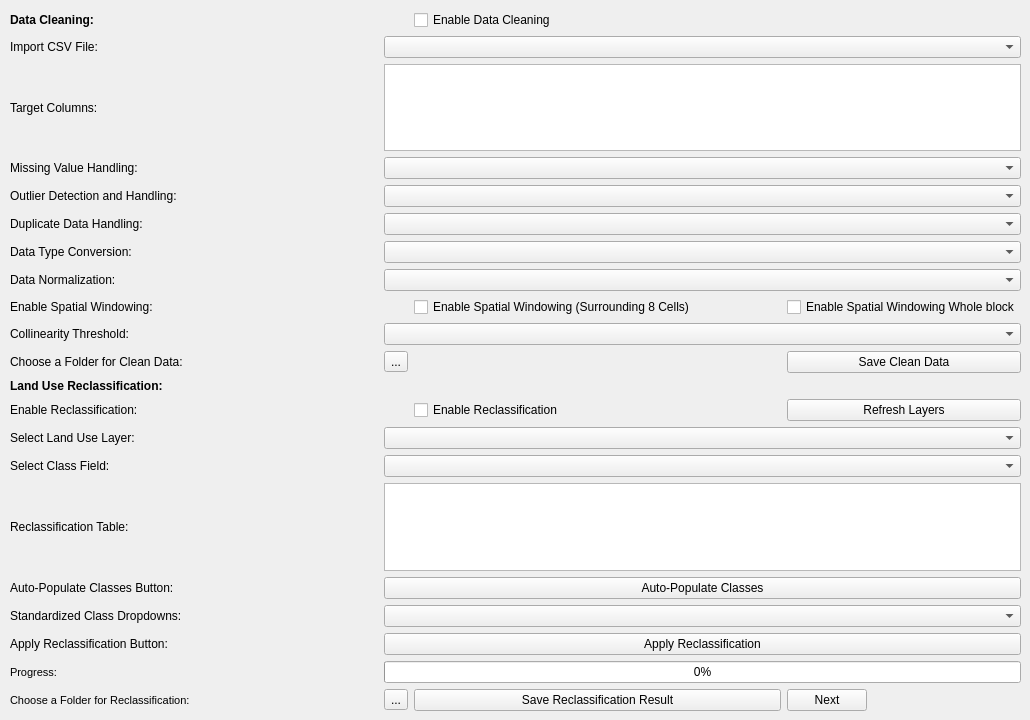
   <widget class="QWidget" name="tDataQualityCleaning">
    <attribute name="title">
     <string>Data Quality Cleaning</string>
    </attribute>
    <widget class="QWidget" name="gridLayoutWidget_4">
     <property name="geometry">
      <rect>
       <x>10</x>
       <y>10</y>
       <width>1011</width>
       <height>701</height>
      </rect>
     </property>
     <layout class="QGridLayout" name="gLDataQualityCleaning">
      <item row="4" column="0">
       <widget class="QLabel" name="lOutlierDetectionHandling">
        <property name="text">
         <string>Outlier Detection and Handling:</string>
        </property>
       </widget>
      </item>
      <item row="5" column="1" colspan="3">
       <widget class="QComboBox" name="cBDuplicateDataHandling"/>
      </item>
      <item row="9" column="0">
       <widget class="QLabel" name="lCollinearityThreshold">
        <property name="text">
         <string>Collinearity Threshold:</string>
        </property>
       </widget>
      </item>
      <item row="20" column="1" colspan="3">
       <widget class="QProgressBar" name="pBDataCleaning">
        <property name="value">
         <number>0</number>
        </property>
       </widget>
      </item>
      <item row="6" column="1" colspan="3">
       <widget class="QComboBox" name="cBDataTypeConversion"/>
      </item>
      <item row="21" column="3">
       <widget class="QPushButton" name="pBDataCleaningNext">
        <property name="sizePolicy">
         <sizepolicy hsizetype="Maximum" vsizetype="Fixed">
          <horstretch>0</horstretch>
          <verstretch>0</verstretch>
         </sizepolicy>
        </property>
        <property name="text">
         <string>Next</string>
        </property>
        <property name="icon">
         <iconset>
          <normaloff>Icons/Next.svg</normaloff>Icons/Next.svg</iconset>
        </property>
       </widget>
      </item>
      <item row="8" column="0">
       <widget class="QLabel" name="lEnableSpatialWindowing">
        <property name="text">
         <string>Enable Spatial Windowing:</string>
        </property>
       </widget>
      </item>
      <item row="6" column="0">
       <widget class="QLabel" name="lDataTypeConversion">
        <property name="text">
         <string>Data Type Conversion:</string>
        </property>
       </widget>
      </item>
      <item row="15" column="0">
       <widget class="QLabel" name="lReclassificationTable">
        <property name="text">
         <string>Reclassification Table:</string>
        </property>
       </widget>
      </item>
      <item row="12" column="0">
       <widget class="QLabel" name="lEnableReclassification">
        <property name="text">
         <string>Enable Reclassification:</string>
        </property>
       </widget>
      </item>
      <item row="14" column="1" colspan="3">
       <widget class="QComboBox" name="cBSelectClassFieldReclassification"/>
      </item>
      <item row="20" column="0">
       <widget class="QLabel" name="lProgressDataCleaning">
        <property name="font">
         <font>
          <pointsize>8</pointsize>
         </font>
        </property>
        <property name="text">
         <string>Progress:</string>
        </property>
       </widget>
      </item>
      <item row="21" column="0">
       <widget class="QLabel" name="lChooseFolderDataCleaningReclassificationCSVSave">
        <property name="font">
         <font>
          <pointsize>8</pointsize>
         </font>
        </property>
        <property name="text">
         <string>Choose a Folder for Reclassification:</string>
        </property>
       </widget>
      </item>
      <item row="10" column="0">
       <widget class="QLabel" name="lChooseFolderforCleanData">
        <property name="text">
         <string>Choose a Folder for Clean Data:</string>
        </property>
       </widget>
      </item>
      <item row="18" column="1" colspan="3">
       <widget class="QPushButton" name="pBApplyReclassification">
        <property name="text">
         <string>Apply Reclassification</string>
        </property>
       </widget>
      </item>
      <item row="5" column="0">
       <widget class="QLabel" name="lDuplicateDataHandling">
        <property name="text">
         <string>Duplicate Data Handling:</string>
        </property>
       </widget>
      </item>
      <item row="8" column="2">
       <widget class="QCheckBox" name="cBEnableSpatialWindowing">
        <property name="text">
         <string>Enable Spatial Windowing (Surrounding 8 Cells)</string>
        </property>
       </widget>
      </item>
      <item row="15" column="1" colspan="3">
       <widget class="QTableWidget" name="tWReclassificationTable"/>
      </item>
      <item row="17" column="0">
       <widget class="QLabel" name="lStandarizedClassDropdown">
        <property name="text">
         <string>Standardized Class Dropdowns:</string>
        </property>
       </widget>
      </item>
      <item row="18" column="0">
       <widget class="QLabel" name="lApplyReclassification">
        <property name="text">
         <string>Apply Reclassification Button:</string>
        </property>
       </widget>
      </item>
      <item row="21" column="2">
       <widget class="QPushButton" name="pBSaveReclassificationResult">
        <property name="text">
         <string>Save Reclassification Result</string>
        </property>
        <property name="icon">
         <iconset>
          <normaloff>Icons/Save.svg</normaloff>Icons/Save.svg</iconset>
        </property>
       </widget>
      </item>
      <item row="13" column="0">
       <widget class="QLabel" name="lSelectLandUseLayerReclassification">
        <property name="text">
         <string>Select Land Use Layer:</string>
        </property>
       </widget>
      </item>
      <item row="21" column="1">
       <widget class="QToolButton" name="tBChooseFolderDataCleaningReclassificationCSVSave">
        <property name="text">
         <string>...</string>
        </property>
       </widget>
      </item>
      <item row="1" column="0">
       <widget class="QLabel" name="lImportCSVFileDataCleaning">
        <property name="text">
         <string>Import CSV File:</string>
        </property>
       </widget>
      </item>
      <item row="9" column="1" colspan="3">
       <widget class="QComboBox" name="cBCollinearityThreshold"/>
      </item>
      <item row="3" column="0">
       <widget class="QLabel" name="lMissingValueHandling">
        <property name="text">
         <string>Missing Value Handling:</string>
        </property>
       </widget>
      </item>
      <item row="16" column="1" colspan="3">
       <widget class="QPushButton" name="pBAutoPopulateClassesReclassification">
        <property name="text">
         <string>Auto-Populate Classes</string>
        </property>
       </widget>
      </item>
      <item row="1" column="1" colspan="3">
       <widget class="QComboBox" name="cBImportCSVFileDataCleaning"/>
      </item>
      <item row="13" column="1" colspan="3">
       <widget class="QComboBox" name="cBSelectLandUseLayerReclassification"/>
      </item>
      <item row="3" column="1" colspan="3">
       <widget class="QComboBox" name="cBMissingValueHandling"/>
      </item>
      <item row="17" column="1" colspan="3">
       <widget class="QComboBox" name="cBStandarizedClassDropdown"/>
      </item>
      <item row="7" column="1" colspan="3">
       <widget class="QComboBox" name="cBDataNormalization"/>
      </item>
      <item row="16" column="0">
       <widget class="QLabel" name="lAutoPopulateClassesReclassification">
        <property name="text">
         <string>Auto-Populate Classes Button:</string>
        </property>
       </widget>
      </item>
      <item row="2" column="1" colspan="3">
       <widget class="QListView" name="lVTargetColumnsDataCleaning">
        <property name="selectionMode">
         <enum>QAbstractItemView::MultiSelection</enum>
        </property>
       </widget>
      </item>
      <item row="12" column="2">
       <widget class="QCheckBox" name="cBEnableReclassification">
        <property name="text">
         <string>Enable Reclassification</string>
        </property>
       </widget>
      </item>
      <item row="14" column="0">
       <widget class="QLabel" name="lSelectClassFieldReclassification">
        <property name="text">
         <string>Select Class Field:</string>
        </property>
       </widget>
      </item>
      <item row="0" column="0">
       <widget class="QLabel" name="lDataCleaning">
        <property name="font">
         <font>
          <pointsize>9</pointsize>
          <weight>75</weight>
          <bold>true</bold>
         </font>
        </property>
        <property name="text">
         <string>Data Cleaning:</string>
        </property>
       </widget>
      </item>
      <item row="7" column="0">
       <widget class="QLabel" name="lDataNormaliztion">
        <property name="text">
         <string>Data Normalization:</string>
        </property>
       </widget>
      </item>
      <item row="10" column="1">
       <widget class="QToolButton" name="tBSaveCleanData">
        <property name="text">
         <string>...</string>
        </property>
       </widget>
      </item>
      <item row="0" column="2">
       <widget class="QCheckBox" name="cBEnableDataCleaning">
        <property name="text">
         <string>Enable Data Cleaning</string>
        </property>
       </widget>
      </item>
      <item row="11" column="0">
       <widget class="QLabel" name="lLandUseReclassification">
        <property name="font">
         <font>
          <pointsize>9</pointsize>
          <weight>75</weight>
          <bold>true</bold>
         </font>
        </property>
        <property name="text">
         <string>Land Use Reclassification:</string>
        </property>
       </widget>
      </item>
      <item row="4" column="1" colspan="3">
       <widget class="QComboBox" name="cBOutlierDetection"/>
      </item>
      <item row="10" column="3">
       <widget class="QPushButton" name="pBSaveCleanDataCSV">
        <property name="text">
         <string>Save Clean Data</string>
        </property>
        <property name="icon">
         <iconset>
          <normaloff>Icons/Save.svg</normaloff>Icons/Save.svg</iconset>
        </property>
       </widget>
      </item>
      <item row="2" column="0">
       <widget class="QLabel" name="lTargetColumnsDataCleaning">
        <property name="text">
         <string>Target Columns:</string>
        </property>
       </widget>
      </item>
      <item row="12" column="3">
       <widget class="QPushButton" name="pBRefreshLayersofReclassification">
        <property name="text">
         <string>Refresh Layers</string>
        </property>
       </widget>
      </item>
      <item row="8" column="3">
       <widget class="QCheckBox" name="cBEnableSpatialWindowingWholeBlock">
        <property name="text">
         <string>Enable Spatial Windowing Whole block</string>
        </property>
       </widget>
      </item>
     </layout>
    </widget>
   </widget>
